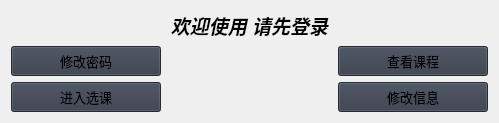
                     <widget class="QWidget" name="student_table">
                      <layout class="QGridLayout" name="gridLayout_4">
                       <item row="0" column="1">
                        <widget class="QLabel" name="welcome">
                         <property name="text">
                          <string>&lt;html&gt;&lt;head/&gt;&lt;body&gt;&lt;p align=&quot;center&quot;&gt;&lt;span style=&quot; font-size:14pt; font-weight:700; font-style:italic;&quot;&gt;欢迎使用 请先登录&lt;/span&gt;&lt;/p&gt;&lt;/body&gt;&lt;/html&gt;</string>
                         </property>
                        </widget>
                       </item>
                       <item row="1" column="0">
                        <widget class="QPushButton" name="btn_pwd_change">
                         <property name="minimumSize">
                          <size>
                           <width>150</width>
                           <height>30</height>
                          </size>
                         </property>
                         <property name="font">
                          <font>
                           <family>Segoe UI</family>
                           <pointsize>10</pointsize>
                           <italic>false</italic>
                           <bold>false</bold>
                          </font>
                         </property>
                         <property name="cursor">
                          <cursorShape>PointingHandCursor</cursorShape>
                         </property>
                         <property name="styleSheet">
                          <string notr="true">background-color: rgb(52, 59, 72);</string>
                         </property>
                         <property name="text">
                          <string>修改密码</string>
                         </property>
                         <property name="icon">
                          <iconset resource="resources.qrc">
                           <normaloff>:/icons/images/icons/cil-pencil.png</normaloff>:/icons/images/icons/cil-pencil.png</iconset>
                         </property>
                        </widget>
                       </item>
                       <item row="1" column="2">
                        <widget class="QPushButton" name="btn_course_check">
                         <property name="minimumSize">
                          <size>
                           <width>150</width>
                           <height>30</height>
                          </size>
                         </property>
                         <property name="font">
                          <font>
                           <family>Segoe UI</family>
                           <pointsize>10</pointsize>
                           <italic>false</italic>
                           <bold>false</bold>
                          </font>
                         </property>
                         <property name="cursor">
                          <cursorShape>PointingHandCursor</cursorShape>
                         </property>
                         <property name="styleSheet">
                          <string notr="true">background-color: rgb(52, 59, 72);</string>
                         </property>
                         <property name="text">
                          <string>查看课程</string>
                         </property>
                         <property name="icon">
                          <iconset resource="resources.qrc">
                           <normaloff>:/icons/images/icons/cil-view-quilt.png</normaloff>:/icons/images/icons/cil-view-quilt.png</iconset>
                         </property>
                        </widget>
                       </item>
                       <item row="2" column="0">
                        <widget class="QPushButton" name="btn_course_choose">
                         <property name="minimumSize">
                          <size>
                           <width>150</width>
                           <height>30</height>
                          </size>
                         </property>
                         <property name="font">
                          <font>
                           <family>Segoe UI</family>
                           <pointsize>10</pointsize>
                           <italic>false</italic>
                           <bold>false</bold>
                          </font>
                         </property>
                         <property name="cursor">
                          <cursorShape>PointingHandCursor</cursorShape>
                         </property>
                         <property name="styleSheet">
                          <string notr="true">background-color: rgb(52, 59, 72);</string>
                         </property>
                         <property name="text">
                          <string>进入选课</string>
                         </property>
                         <property name="icon">
                          <iconset resource="resources.qrc">
                           <normaloff>:/icons/images/icons/cil-hand-point-up.png</normaloff>:/icons/images/icons/cil-hand-point-up.png</iconset>
                         </property>
                        </widget>
                       </item>
                       <item row="2" column="2">
                        <widget class="QPushButton" name="btn_info_change">
                         <property name="minimumSize">
                          <size>
                           <width>150</width>
                           <height>30</height>
                          </size>
                         </property>
                         <property name="font">
                          <font>
                           <family>Segoe UI</family>
                           <pointsize>10</pointsize>
                           <italic>false</italic>
                           <bold>false</bold>
                          </font>
                         </property>
                         <property name="cursor">
                          <cursorShape>PointingHandCursor</cursorShape>
                         </property>
                         <property name="styleSheet">
                          <string notr="true">background-color: rgb(52, 59, 72);</string>
                         </property>
                         <property name="text">
                          <string>修改信息</string>
                         </property>
                         <property name="icon">
                          <iconset resource="resources.qrc">
                           <normaloff>:/icons/images/icons/cil-cut.png</normaloff>:/icons/images/icons/cil-cut.png</iconset>
                         </property>
                        </widget>
                       </item>
                      </layout>
                     </widget>
